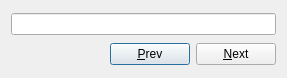
<?xml version="1.0" encoding="UTF-8"?>
<ui version="4.0">
 <author>David Sugar</author>
 <comment>** Copyright (C) 2011-2015 David Sugar, Tycho Softworks
**
** This file is part of coastal-qt.
**
** Coastal-qt is free software: you can redistribute it and/or modify
** it under the terms of the GNU General Public License as published
** by the Free Software Foundation, either version 3 of the License, or
** (at your option) any later version.
**
** coastal-qt is distributed in the hope that it will be useful,
** but WITHOUT ANY WARRANTY; without even the implied warranty of
** MERCHANTABILITY or FITNESS FOR A PARTICULAR PURPOSE.  See the
** GNU General Public License for more details.
**
** You should have received a copy of the GNU General Public License
** along with coastal-qt.  If not, see &lt;http://www.gnu.org/licenses/&gt;.</comment>
 <class>FindDialog</class>
 <widget class="QDialog" name="FindDialog">
  <property name="geometry">
   <rect>
    <x>0</x>
    <y>0</y>
    <width>287</width>
    <height>78</height>
   </rect>
  </property>
  <property name="windowTitle">
   <string notr="true">Dialog</string>
  </property>
  <layout class="QVBoxLayout" name="verticalLayout">
   <item>
    <widget class="QLineEdit" name="seekEdit"/>
   </item>
   <item>
    <layout class="QHBoxLayout" name="horizontalLayout">
     <item>
      <spacer name="horizontalSpacer">
       <property name="orientation">
        <enum>Qt::Horizontal</enum>
       </property>
       <property name="sizeHint" stdset="0">
        <size>
         <width>40</width>
         <height>20</height>
        </size>
       </property>
      </spacer>
     </item>
     <item>
      <widget class="QPushButton" name="prevButton">
       <property name="text">
        <string>&amp;Prev</string>
       </property>
       <property name="icon">
        <iconset theme="go-previous">
         <normaloff/>
        </iconset>
       </property>
      </widget>
     </item>
     <item>
      <widget class="QPushButton" name="nextButton">
       <property name="text">
        <string>&amp;Next</string>
       </property>
       <property name="icon">
        <iconset theme="go-next">
         <normaloff/>
        </iconset>
       </property>
      </widget>
     </item>
    </layout>
   </item>
  </layout>
 </widget>
 <resources/>
 <connections/>
</ui>
